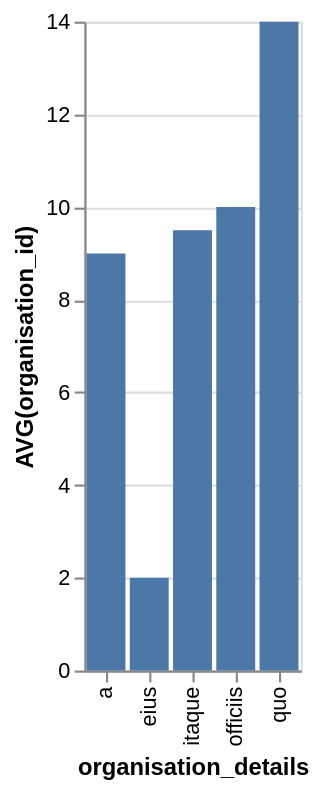

The Vega-Lite source for this figure:
### Vega-Lite specification from a JSON file in a GitHub repository (floating-point values rounded to 4 significant figures)
{"data": {"values": [{"x_data": "a", "y_data": 9}, {"x_data": "eius", "y_data": 2}, {"x_data": "itaque", "y_data": 9.5}, {"x_data": "officiis", "y_data": 10}, {"x_data": "quo", "y_data": 14}]}, "mark": "bar", "encoding": {"x": {"field": "x_data", "type": "nominal", "title": "organisation_details", "sort": "ascending"}, "y": {"field": "y_data", "type": "quantitative", "title": "AVG(organisation_id)"}}}
